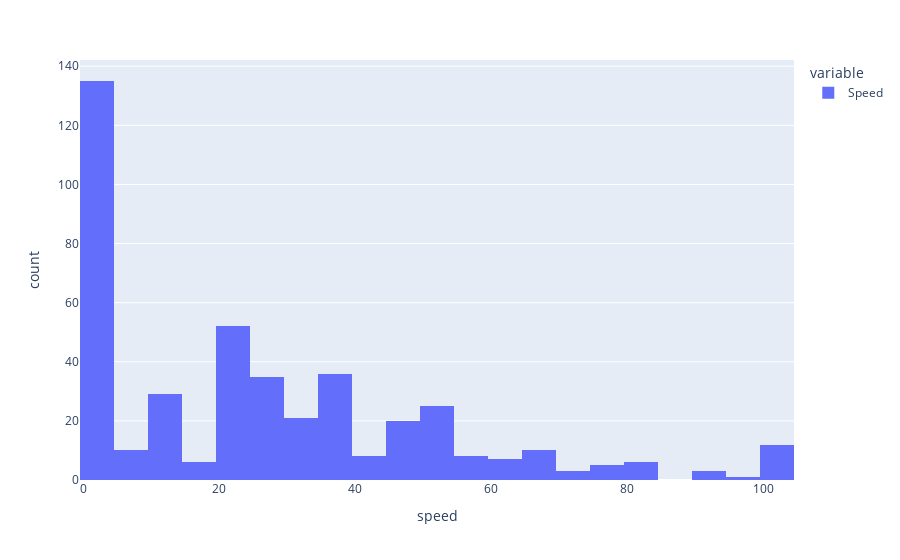

Notebook cell for this chart:
### Code cell
px.histogram(good_alignment['Speed'], labels={'value':'speed'})

### Figure 1 — Plotly figure (JSON) as saved in the notebook; plotly's stock layout.template omitted (floating-point values rounded to 4 significant figures; data arrays with more than 128 entries replaced by an {"elided": "..."} marker saying what was removed)
{"data": [{"alignmentgroup": "True", "bingroup": "x", "hovertemplate": "variable=Speed<br>speed=%{x}<br>count=%{y}<extra></extra>", "legendgroup": "Speed", "marker": {"color": "#636efa", "pattern": {"shape": ""}}, "name": "Speed", "offsetgroup": "Speed", "orientation": "v", "showlegend": true, "type": "histogram", "x": {"elided": "432 int values"}, "xaxis": "x", "yaxis": "y"}], "layout": {"barmode": "relative", "legend": {"title": {"text": "variable"}, "tracegroupgap": 0}, "margin": {"t": 60}, "xaxis": {"anchor": "y", "domain": [0, 1], "title": {"text": "speed"}}, "yaxis": {"anchor": "x", "domain": [0, 1], "title": {"text": "count"}}}}
